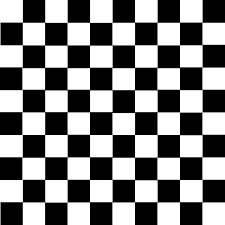
#> input picture HW1/original.png, 225 x 225 px
$ python -i MQTT_SCBST.py   (imports and definitions only)
#> lines starting #> are read from the running program, lines starting #| are printed output that depends on the picture
#> further down, picture is the input picture: shape (225, 225, 3); min 0, max 255, mean 127.4
import paho.mqtt.client as mqtt
import time
import numpy as np
import cv2

filename = 'MQTTrec.jpg'
# [80 lines left out: functions get_stitched_image, get_sift_homography, not called in this run]

# Equalize Histogram of Color Image
def equalize_histogram_color(img):
	img_yuv = cv2.cvtColor(img, cv2.COLOR_BGR2YUV)
#> img_yuv: shape (225, 225, 3); mean of channels 0, 1, 2 127.4, 128, 128
	img_yuv[:,:,0] = cv2.equalizeHist(img_yuv[:,:,0])
#> img_yuv: shape (225, 225, 3); mean of channels 0, 1, 2 118.2, 128, 128
	img = cv2.cvtColor(img_yuv, cv2.COLOR_YUV2BGR)
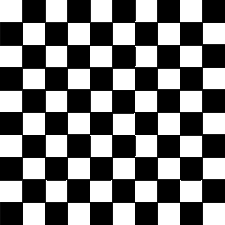
#> img: shape (225, 225, 3); min 0, max 255, mean 118.2
	return img

# Main function definition
# [56 lines left out: functions main, client_loop, not called in this run]

def on_connect(client, userdata, flags, rc):
    print("Connected with code :"+ str(rc))
    client.subscribe("Image/#")

# [23 lines left out: functions on_message, workfuck, not called in this run]

broker="m12.cloudmqtt.com"
port =14699
# [1 line that did not run here, left out]
# [3 lines not run here, left out]
L_Photo = np.zeros([120,160,3],dtype='uint8')
M_Photo = np.zeros([120,160,3],dtype='uint8')
R_Photo = np.zeros([120,160,3],dtype='uint8')

# [1 line not run here, left out]


>>> import cv2
>>> picture = cv2.imread('HW1/original.png')
>>> result = equalize_histogram_color(picture)

$ run again, on VSS_Dataflow.png
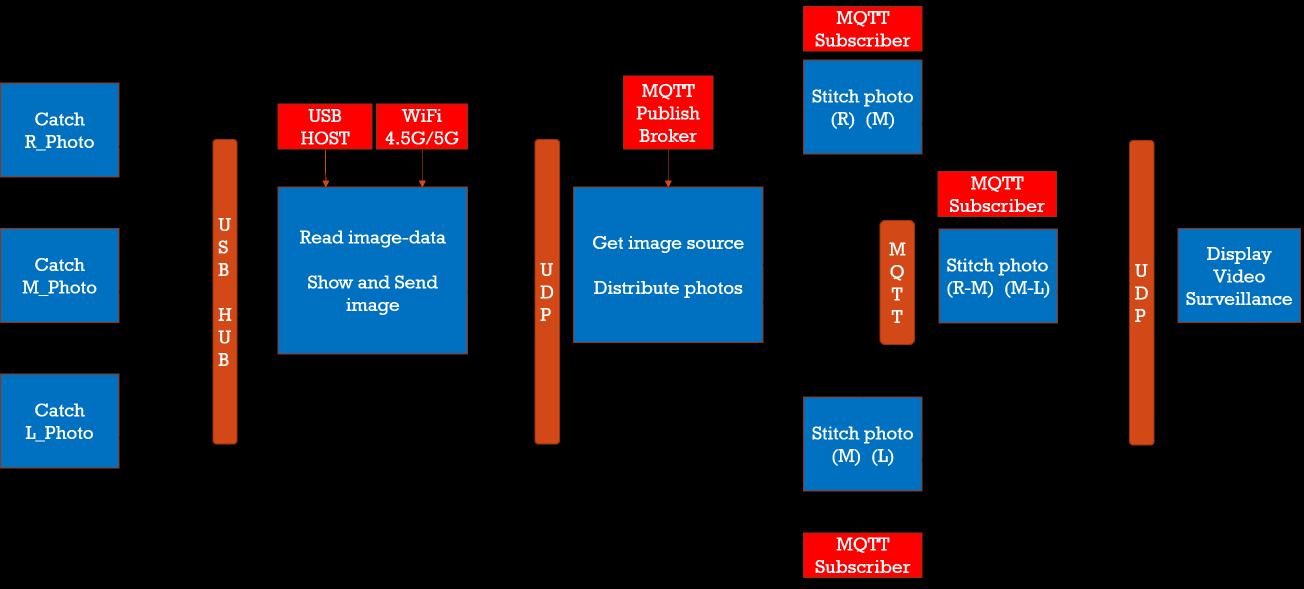
#> input picture VSS_Dataflow.png, 2608 x 1178 px (shown at 1/2 size)
#> picture is the input picture: shape (1178, 2608, 3); mean B, G, R 37.6, 26.1, 21.4
#> in equalize_histogram_color, `img = cv2.cvtColor(img_yuv, cv2.COLOR_YUV2BGR)`:
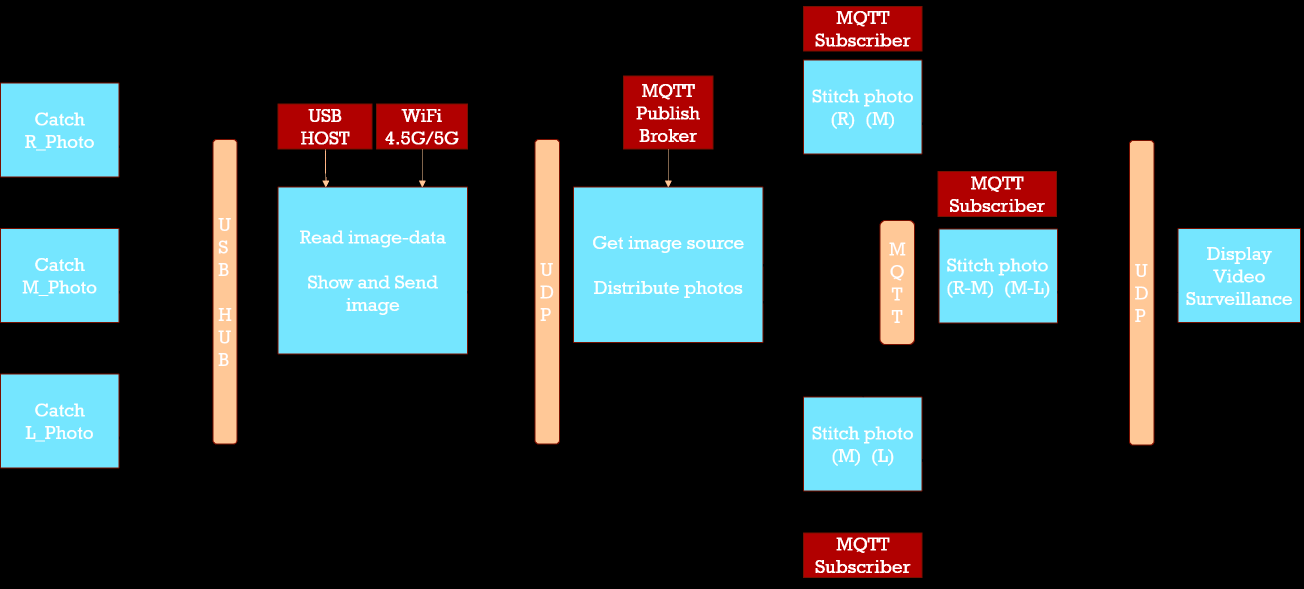
#> img: shape (1178, 2608, 3) (shown at 1/2 size); mean B, G, R 52.2, 49.7, 39.5
